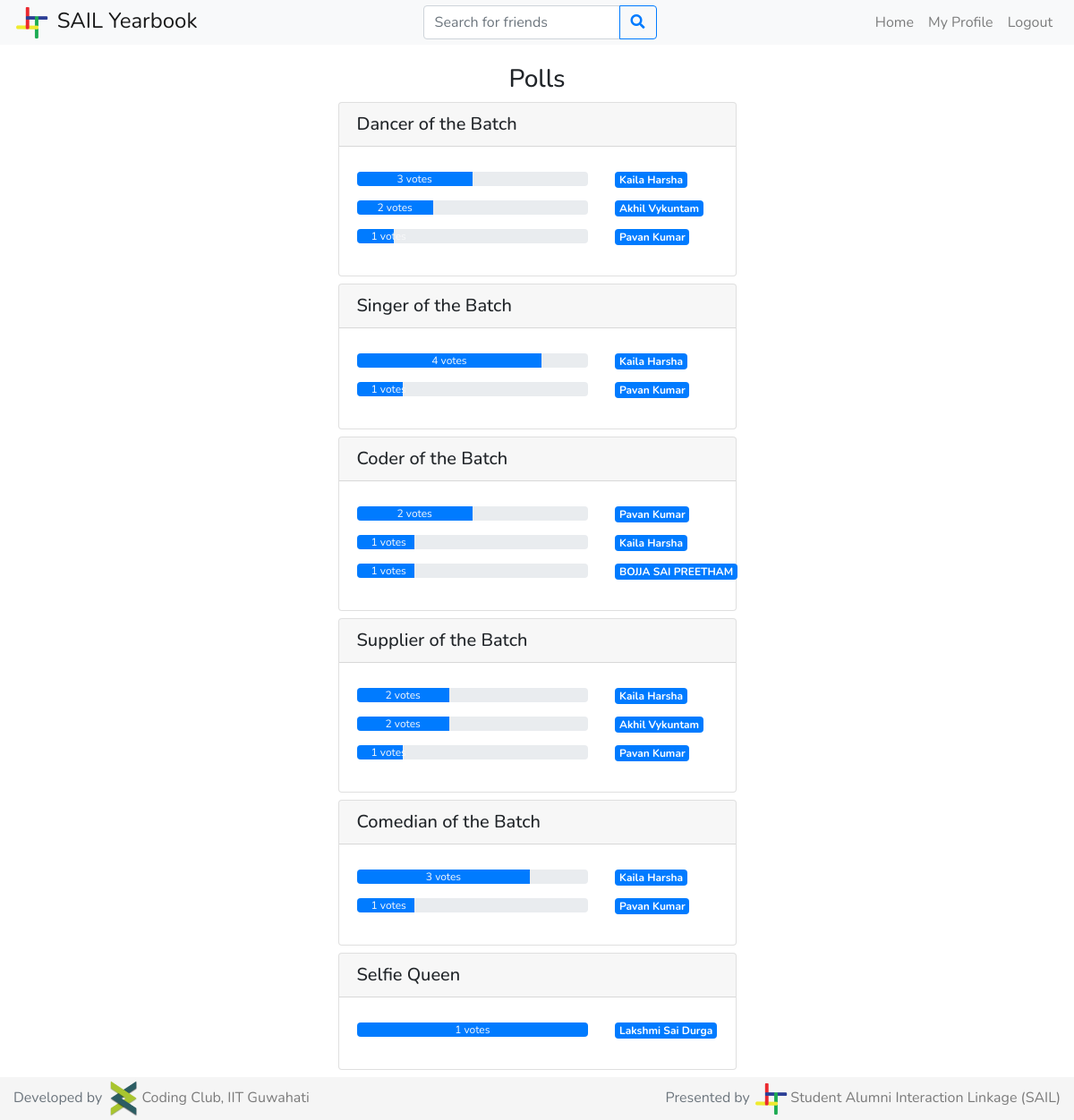
The app's page / (signed in) with its own data.
### students/models.py (models this page shows, shortened)
class PollQuestion (models.Model):
    question = models.CharField(max_length=200)

class Profile(models.Model):
    btech = '01'
    mtech = '41'
    phd = '61'
    msc = '21'
    msr = '43'
    ma = '22'
    bdes = '02'
    mdes = '42'
    program_values = (
        (btech, 'BTech'),
        (mtech, 'MTech'),
        (phd, 'PhD'),
        (msc, 'MSc'),
        (msr, 'MS-R'),
        (ma, 'MA'),
        (bdes, 'BDes'),
        (mdes, 'MDes')
    )
    cse = '01'
    ece = '02'
    me = '03'
    ce = '04'
    dd = '05'
    bsbe = '06'
    cl = '07'
    cst = '22'
    eee = '10'
    ma = '23'
    ph = '21'
    rt = '54'
    hss = '41'
    enc = '51'
    env = '52'
    nt = '53'
    lst = '55'
    department_values = (
        (cse, 'Computer Science & Engineering'),
        (ece, 'Electronics & Communication Engineering'),
        (me, 'Mechanical Engineering'),
        (ce, 'Civil Engineering'),
        (dd, 'Design'),
        (bsbe, 'Biosciences & Bioengineering'),
        (cl, 'Chemical Engineering'),
        (cst, 'Chemical Science & Technology'),
        (eee, 'Electronics & Electrical Engineering'),
        (ma, 'Mathematics & Computing'),
        (ph, 'Engineering Physics'),
        (rt, 'Rural Technology'),
        (hss, 'Humanities & Social Sciences'),
        (enc, 'Centre for Energy'),
        (env, 'Centre for Environment'),
        (nt, 'Centre for Nanotechnology'),
        (lst, 'Centre for Linguistic Science & Technology'),
    )
    profile_pic = models.ImageField(upload_to='profile_pics/', default='profile_pics/no-profile-pic.png')
    user = models.ForeignKey(User, on_delete=models.CASCADE)
    full_name = models.CharField(max_length=100)
    rollno = models.IntegerField()
    program = models.CharField(max_length=2, choices=program_values)
    department = models.CharField(max_length=3, choices=department_values)
    bio = models.TextField(max_length=1000)
    graduating = models.BooleanField(default=False)

### students/views.py (the view, shortened to what this page needs)
# urls.py: 2. Add a URL to urlpatterns:  path('', views.home, name='home')
def home(request):
    if request.method == 'GET':
        if request.user and not request.user.is_anonymous:
            logged_in = True
        else:
            logged_in = False
        if logged_in:
            user = User.objects.filter(username=request.user.username).first()
            poll_questions = PollQuestion.objects.all()
            polls = {}
            if user.is_superuser:
                for question in poll_questions:
                    answers = PollAnswer.objects.filter(question=question)
                    answers_count = answers.count()
                    poll_dict = {}
                    for answer in answers:
                        if answer.answer in poll_dict.keys():
                            poll_dict[answer.answer].append(answer.voted_by)
                        else:
                            poll_dict[answer.answer] = [answer.voted_by]
                    polls[(question, answers_count)] = sorted(poll_dict.items(), key=votes_sort_key, reverse=True)
                context = {
                    'polls': polls,
                    'user': user,
                    'logged_in': logged_in
                }
                return render(request, 'admin_home.html', context)
        else:
            return HttpResponseRedirect(reverse('login'))
    else:
        return error404(request)

### students/views.py (called while the page is built)
def votes_sort_key(item):
    return len(item[1])

### students/templates/admin_home.html (shortened to what this page needs)
{% extends 'base.html' %}
{% block content %}
    <div class="container-fluid">
        <div class="row mx-lg-5 mt-4">
            <div class="col-lg-3"></div>
            <div class="col-lg-6">
                <h3 class="text-center">Polls</h3>
                <div class="container">
                    {% for question, poll in polls.items %}
                        <div class="card my-2 mx-lg-3">
                            <div class="card-header">
                                <h5 class="mb-0">{{ question.0.question }}</h5>
                            </div>
                            <div class="card-body">
                                {% for votes in poll %}
                                    <div class="row my-2">
                                        <div class="col-8">
                                            <div class="progress">
                                              <div class="progress-bar poll" role="progressbar" style="width: 0" votes="{{ votes.1 | length}}" totalvotes="{{ question.1 }}"><a class="text-light nav-link" href="#" data-toggle="modal" data-target="#votes-modal-{{ question.0.id }}-{{ votes.0.id }}">{{ votes.1 | length }} votes</a></div>
                                            </div>
                                        </div>
                                        <div class="col-4">
                                            <a class="badge badge-primary align-top" href="{% url 'profile' votes.0.user.username %}">{{ votes.0.full_name | truncatechars:20 }}</a>
                                        </div>
                                    </div>
                                {% endfor %}
                            </div>
                        </div>
                    {% endfor %}
                </div>
            </div>
            <div class="col-lg-3"></div>
        </div>
    </div>
{% endblock %}

### records on screen
PollQuestion: question "Dancer of the Batch"
Profile: votes "3", full_name "Kaila Harsha", votes "4", votes "1", votes "2"
Profile: votes "2", full_name "Akhil Vykuntam"
Profile: votes "1", full_name "Pavan Kumar", votes "2"
PollQuestion: question "Singer of the Batch"
PollQuestion: question "Coder of the Batch"
Profile: votes "1", full_name "BOJJA SAI PREETHAM"
PollQuestion: question "Supplier of the Batch"
PollQuestion: question "Comedian of the Batch"
PollQuestion: question "Selfie Queen"
Profile: votes "1", full_name "Lakshmi Sai Durga"
